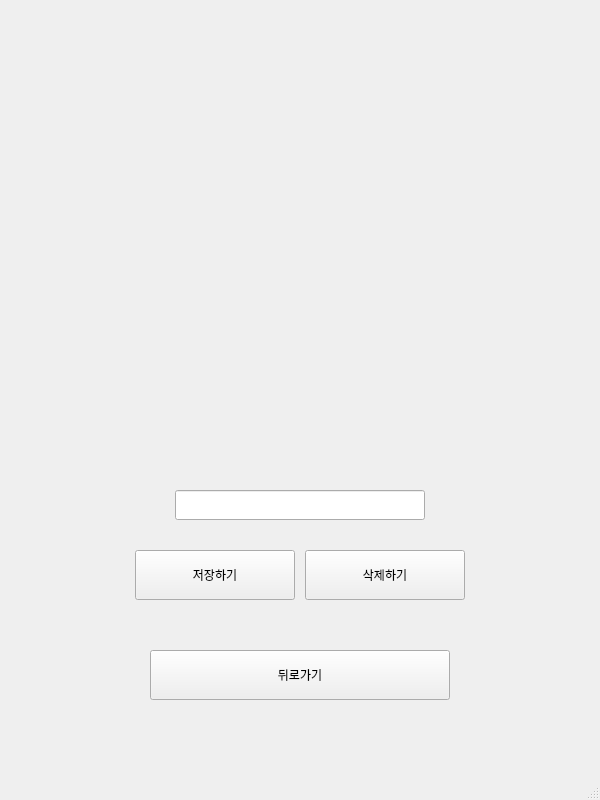
<?xml version="1.0" encoding="UTF-8"?>
<ui version="4.0">
 <class>MainWindow</class>
 <widget class="QMainWindow" name="MainWindow">
  <property name="geometry">
   <rect>
    <x>0</x>
    <y>0</y>
    <width>600</width>
    <height>800</height>
   </rect>
  </property>
  <property name="windowTitle">
   <string>MainWindow</string>
  </property>
  <widget class="QWidget" name="centralwidget">
   <widget class="QPushButton" name="pushButton">
    <property name="geometry">
     <rect>
      <x>150</x>
      <y>650</y>
      <width>300</width>
      <height>50</height>
     </rect>
    </property>
    <property name="text">
     <string>뒤로가기</string>
    </property>
   </widget>
   <widget class="QPushButton" name="pushButton_2">
    <property name="geometry">
     <rect>
      <x>135</x>
      <y>550</y>
      <width>160</width>
      <height>50</height>
     </rect>
    </property>
    <property name="text">
     <string>저장하기</string>
    </property>
   </widget>
   <widget class="QPushButton" name="pushButton_3">
    <property name="geometry">
     <rect>
      <x>305</x>
      <y>550</y>
      <width>160</width>
      <height>50</height>
     </rect>
    </property>
    <property name="text">
     <string>삭제하기</string>
    </property>
   </widget>
   <widget class="QLineEdit" name="lineEdit">
    <property name="geometry">
     <rect>
      <x>175</x>
      <y>490</y>
      <width>250</width>
      <height>30</height>
     </rect>
    </property>
   </widget>
  </widget>
  <widget class="QMenuBar" name="menubar">
   <property name="geometry">
    <rect>
     <x>0</x>
     <y>0</y>
     <width>600</width>
     <height>24</height>
    </rect>
   </property>
  </widget>
  <widget class="QStatusBar" name="statusbar"/>
 </widget>
 <resources/>
 <connections>
  <connection>
   <sender>pushButton</sender>
   <signal>clicked()</signal>
   <receiver>MainWindow</receiver>
   <slot>MapEditToEdit()</slot>
   <hints>
    <hint type="sourcelabel">
     <x>175</x>
     <y>694</y>
    </hint>
    <hint type="destinationlabel">
     <x>58</x>
     <y>691</y>
    </hint>
   </hints>
  </connection>
  <connection>
   <sender>pushButton_2</sender>
   <signal>clicked()</signal>
   <receiver>MainWindow</receiver>
   <slot>MapSave()</slot>
   <hints>
    <hint type="sourcelabel">
     <x>253</x>
     <y>597</y>
    </hint>
    <hint type="destinationlabel">
     <x>499</x>
     <y>642</y>
    </hint>
   </hints>
  </connection>
  <connection>
   <sender>pushButton_3</sender>
   <signal>clicked()</signal>
   <receiver>MainWindow</receiver>
   <slot>MapDelete()</slot>
   <hints>
    <hint type="sourcelabel">
     <x>419</x>
     <y>602</y>
    </hint>
    <hint type="destinationlabel">
     <x>524</x>
     <y>597</y>
    </hint>
   </hints>
  </connection>
 </connections>
 <slots>
  <slot>MapEditToEdit()</slot>
  <slot>MapSave()</slot>
  <slot>MapDelete()</slot>
 </slots>
</ui>
